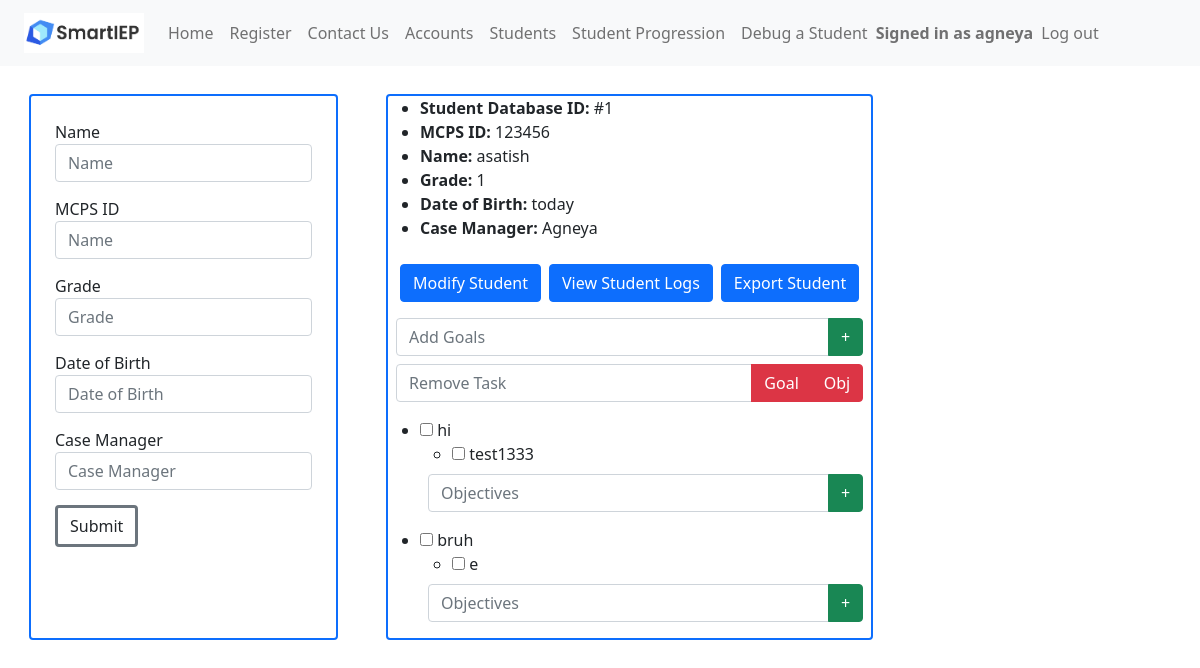
The page /students (signed in) on the database as committed earlier.
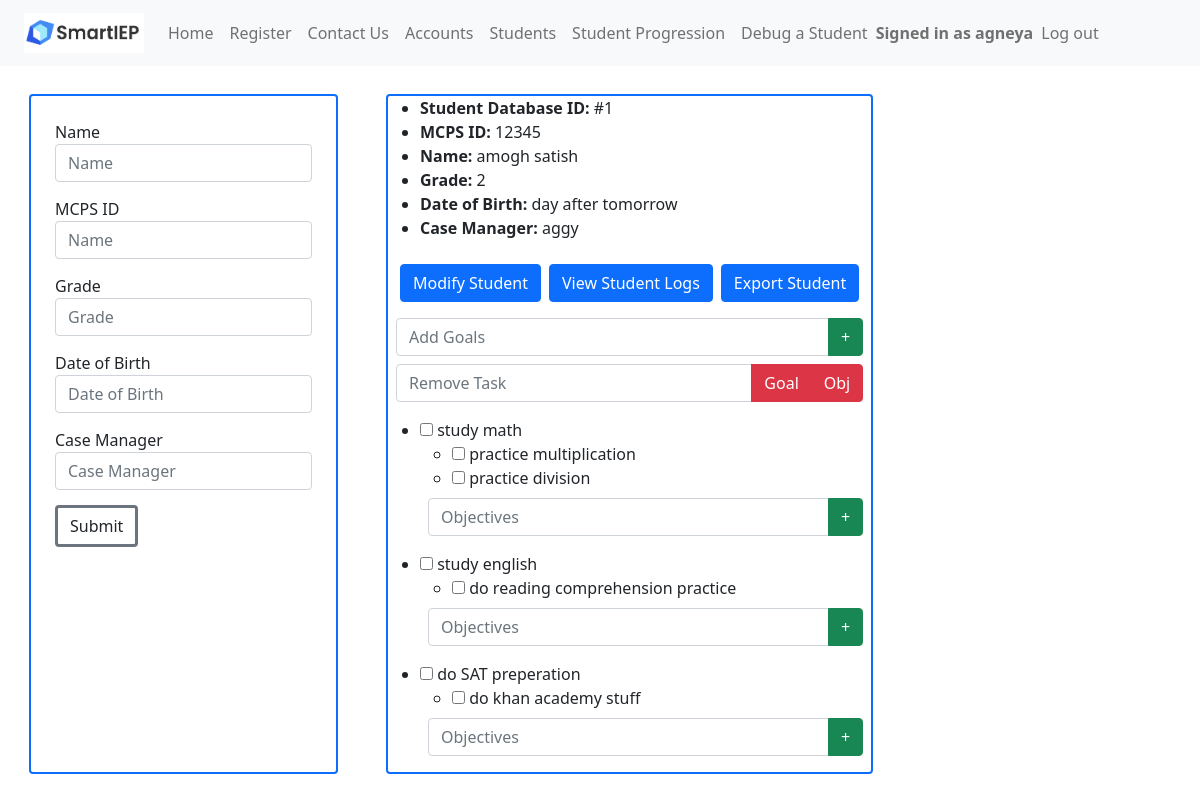
The same page on the database as committed later.
### app.py (models this page shows, shortened)
class Accounts(UserMixin, db.Model):
	__tablename__ = 'accounts'
	account_id = db.Column(db.Integer, primary_key=True)
	callname = db.Column(db.String(200),nullable=False)
	username = db.Column(db.String(200),nullable=False)
	password = db.Column(db.String(200),nullable=False)

class Students(db.Model):
	__tablename__ = 'students'
	student_id = db.Column(db.Integer, primary_key=True)
	school_id = db.Column(db.Integer)
	name = db.Column(db.String(200),nullable=False)
	grade = db.Column(db.Integer)
	dateofbirth = db.Column(db.String(200),nullable=False)
	casemanager = db.Column(db.String(200),nullable=False)
	tasks = db.Column(db.String(500),nullable=False)
	logs = db.Column(db.String(500),nullable=False)

### app.py (the view, shortened to what this page needs)
@main.route("/students", methods=('GET', 'POST'))
@login_required
def students():
	students = Students.query.all()
	return render_template('students.html',students=students)

### app.py (called while the page is built)
@login_manager.user_loader
def load_user(account_id):
    return Accounts.query.get(int(account_id))

@app.context_processor
def utility_processor():
	def parse_tasks(newData):
		if (newData != ""):
			goalArrays = []
			for i in range(MAX_GOALS):
				goalArrays.append([])
			parts = newData[:-1].split(";")
			counter = 0
			for part in parts:
				if part[1] == "[":
					part = re.sub("\[.*?\]","[]",part)
					part = part.replace("[","").replace("]","")
					goalArrays[counter].append(part)
					counter = counter + 1
			for part in parts:
				if part[1] == "(":
					goalKey = int(part[part.find("(")+1:part.find(")")])
					part = re.sub("\(.*?\)","()",part)
					part = part.replace("(","").replace(")","")
					goalArrays[goalKey].append(part)
			return goalArrays
		else:
			return []
	return dict(parse_tasks=parse_tasks)

@app.context_processor
def add_imports():
    return dict(json=json)

### templates/students.html (shortened to what this page needs)
<!DOCTYPE html>
<html lang="en">
    <head>
        <link href="https://cdn.jsdelivr.net/npm/bootstrap@5.0.2/dist/css/bootstrap.min.css" rel="stylesheet">
    </head>
    <header>
      {% include 'nav.html' %}
    </header>
    <body>
        <div class="content">
            <div class="m-4 border border-2 border-primary rounded">
                <form class="m-4" method="post" action="/createstudent">
                    <div class="form-group">
                        <label for="stuname">Name</label>
                        <input class="form-control" name="stuname" id="stuname"
                            placeholder="Name">
                    </div>
                    <div class="form-group">
                        <label for="stuschoolid">MCPS ID</label>
                        <input class="form-control" name="stuschoolid" id="stuschoolid"
                            placeholder="Name">
                    </div>
                    <div class="form-group">
                        <label for="stugrade">Grade</label>
                        <input type="number" class="form-control" name="stugrade" id="stugrade"
                            placeholder="Grade">
                    </div>
                    <div class="form-group">
                        <label for="studob">Date of Birth</label>
                        <input class="form-control" name="studob" id="studob"
                            placeholder="Date of Birth">
                    </div>
                    <div class="form-group">
                        <label for="stumanager">Case Manager</label>
                        <input class="form-control" name="stumanager" id="stumanager"
                            placeholder="Case Manager">
                    </div>
                    <div class="form-group">
                        <button type="submit" class="btn btn-default border border-secondary border-3">Submit</button>
                    </div>
                </form>
            </div>
            {% for student in students %}
                <div class="m-4 border border-2 border-primary rounded">
                    <ul>
                        <li><b>Student Database ID:</b> #{{ student.student_id }}</li>
                        <li><b>MCPS ID:</b> {{ student.school_id }}</li>
                        <li><b>Name:</b> {{ student.name }}</li>
                        <li><b>Grade:</b> {{ student.grade }}</li>
                        <li><b>Date of Birth:</b> {{ student.dateofbirth }}</li>
                        <li><b>Case Manager:</b> {{ student.casemanager }}</li>
                    </ul>
                    <div class="container">
                        <div class="d-flex justify-content-center align-items-center">
                            <button class="btn btn-primary" type="button" data-toggle="collapse" data-target="#dropDownForm{{ student.student_id }}" aria-expanded="false" aria-controls="dropDownForm">
                                Modify Student
                            </button>
                            <form class="m-2" method="post" action="/viewlogs">
                                <button class="btn btn-primary" name="viewlog" value="viewlog{{ student.student_id }}" type="submit">
                                    View Student Logs
                                </button>
                            </form>
                            <form class="" method="post" action="/exportstudent">
                                <button class="btn btn-primary" name="export_button" value="export_button{{ student.student_id }}" type="submit">
                                    Export Student
                                </button>
                            </form>
                        </div>
                    </div>
                    <form method="post" class="m-2" action="/addgoal">
                        <div class="input-group">
                          <input type="text" class="form-control" name="add_goal{{ student.student_id }}" id="add_goal" placeholder="Add Goals">
                          <button type="submit" class="btn btn-success" name="submit_goal" value="submit{{ student.student_id }}">+</button>
                        </div>
                    </form>
                    <form method="post" class="m-2" action="/removegoal">
                        <div class="input-group mb-3">
                            <input type="text" class="form-control" name="remove_goal{{ student.student_id }}" id="remove_goal" placeholder="Remove Task">
                            <button type="submit" class="btn btn-danger" name="remove_goal" value="remove{{ student.student_id }}">Goal</button>
                            <button type="submit" class="btn btn-danger" name="remove_obj" formaction="/removeobjective" value="remove_obj{{ student.student_id }}">Obj</button>
                          </div>
                    </form>
                    {% for taskarr in parse_tasks(student.tasks) if not taskarr|length == 0%}
                        <ul class="mt-1">
                            <li>
                                <input type="checkbox" {% if taskarr[0][0] == "1" %} checked="checked"{% endif %}> {{ taskarr[0][1:] }}</input>
                            </li>
                                <ul>
                                    {% set counter = 1%}
                                    {% for objective in taskarr[1:] %}
                                        <li>
                                            <input type="checkbox" {% if taskarr[loop.index][0] == "1" %} checked="checked"{% endif %}> {{ taskarr[loop.index][1:] }}</input>
                                        </li>
                                    {% endfor %}
                                </ul>
                                <form method="post" class="m-2" action="/addobjectives">
                                    <div class="input-group mb-3">
                                      <input type="text" class="form-control" name="{{ student.student_id }}obj{{ loop.index }}" id="add_objective" placeholder="Objectives">
                                      <button class="btn btn-success" type="submit" name="add_objective" value="{{ student.student_id }};{{ loop.index }}">+</button>
                                    </div>
                                </form>
                        </ul>
                    {% endfor %}
                </div>
            {% endfor %}
        </div>
    </body>
</html>

### templates/nav.html (shortened to what this page needs)
<nav class="px-4 navbar fixed-top navbar-expand-lg navbar-light bg-light">
    <a class="navbar-brand" href="/"><img src="static\smartieplogo.png" width="120" height="40"></a>
    <div>
      <ul class="navbar-nav mr-auto">
        <li class="nav-item active">
          <a class="nav-link" href="/signin">Home</a>
        </li>
        <li class="nav-item">
          <a class="nav-link" href="/register">Register</a>
        </li>
        <li class="nav-item">
          <a class="nav-link" href="/contactus">Contact Us</a>
        </li>
        {% if current_user.is_authenticated %}
        <li class="nav-item">
          <a class="nav-link" href="/accounts">Accounts</a>
        </li>
        <li class="nav-item">
          <a class="nav-link" href="/students">Students</a>
        </li>
        <li class="nav-item">
          <a class="nav-link" href="/logs">Student Progression</a>
        </li>
        <li class="nav-item">
          <a class="nav-link" href="/terminatestudent">Debug a Student</a>
        </li>
        <span class="navbar-text navbar-right">
          <b>Signed in as {{ current_user.callname }}</b>
        </span>
        <li class="nav-item">
          <a class="nav-link" href="/logout">Log out</a>
        </li>
      </ul>
        {% endif %}
    </div>
  </nav>

### templates/students.html (style rules this page uses)
.form-group { margin-top:15px; }
.content { margin: 5px; width: 100%; display: flex; flex-direction: row; flex-wrap: wrap; }
body { padding-top: 60px; }

Rows that differ between the two databases and show on the page:
changed Students id 1: school_id "123456" → "12345"; name "asatish" → "amogh satish"; grade "1" → "2"; dateofbirth "today" → "day after tomorrow"; casemanager "Agneya" → "aggy"
Other text that changed with them:
new list line: "☐ study math ☐ practice multiplication ☐ practice division  +"
new list line: "☐ study english ☐ do reading comprehension practice  +"
new list line: "☐ do SAT preperation ☐ do khan academy stuff  +"
list line gone: "☐ hi ☐ test1333  +"
list line gone: "☐ bruh ☐ e  +"
